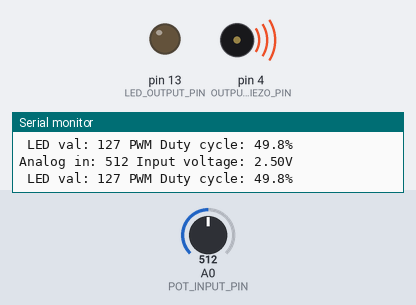
The sketch below on a simulated Arduino Uno, built with avr-gcc and run on an emulated ATmega328P. On the bench: output pins drawn as LEDs (lit = HIGH), buzzer (waves = sounding), the last lines printed to the serial monitor. Inputs (shaded band) come from the test bench; at power-on: A0 (POT_INPUT_PIN) = 512.

Above: at 1.2 s.
1.3 s: A0 (POT_INPUT_PIN) set to 0
At 1.7 s:
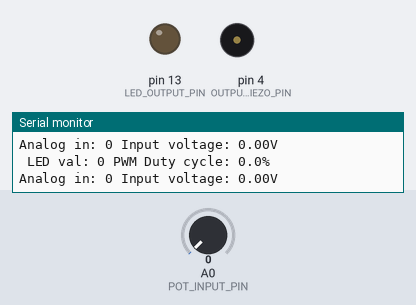
2.8 s: A0 (POT_INPUT_PIN) set to 716
At 3.2 s:
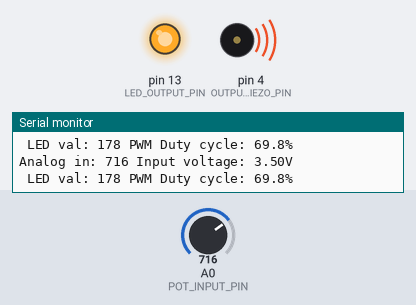
4.4 s: A0 (POT_INPUT_PIN) set to 526
At 4.9 s:
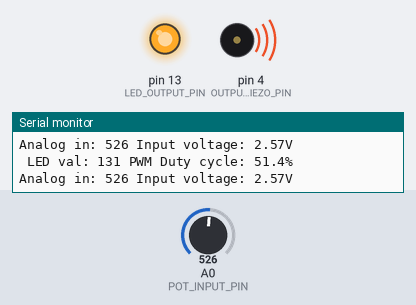
7.4 s: A0 (POT_INPUT_PIN) set to 504
At 8.5 s:
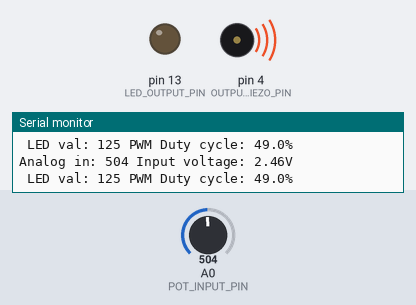
10.4 s: A0 (POT_INPUT_PIN) set to 900
At 10.9 s:
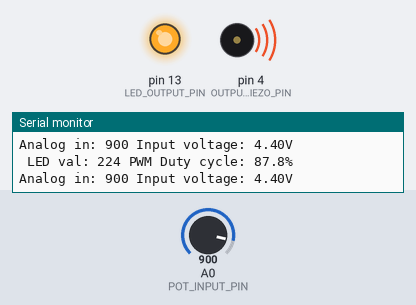
13.4 s: A0 (POT_INPUT_PIN) set to 511
At 14.4 s:
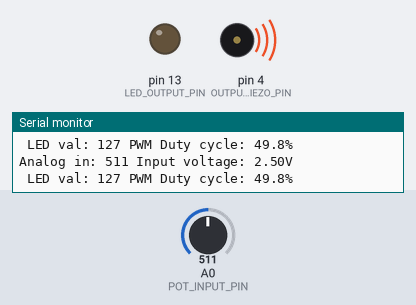
Timing chart, 0 to 16.4 s (numbered marks = the images above; inputs shaded):
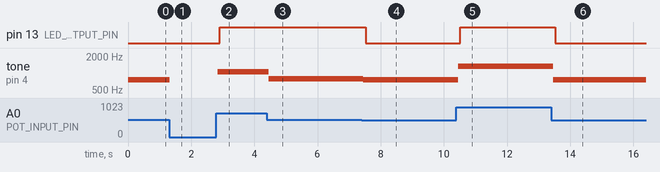

The sketch:

TrimpotLEDWithTone.ino
```cpp
/*
 * This example reads in a potentiometer value (from A0) and sets the brightness
 * of an LED (hooked up to Pin 3).
 *
 * The analogWrite() function uses PWM, so if you want to change the pin you're
 * using, be sure to use another PWM capable pin. On the Arduino Uno, the PWM pins
 * are identified with a "~" sign, like ~3, ~5, ~6, ~9, ~10 and ~11. For other Arduino
 * boards, please consult the pin layout data sheet.
 *
 * By Jon E. Froehlich
 * @jonfroehlich
 * http://makeabilitylab.io
 *
 * For a walkthrough and circuit diagram, see:
 * https://makeabilitylab.github.io/physcomp/arduino/potentiometers.html
 *
 */

// The Arduino Uno ADC is 10 bits (thus, 0 - 1023 values)
#define MAX_ANALOG_INPUT_VAL 1023

const int LED_OUTPUT_PIN = 13;
const int POT_INPUT_PIN = A0;
const int OUTPUT_PIEZO_PIN = 4;

void setup() {
  pinMode(LED_OUTPUT_PIN, OUTPUT);
  Serial.begin(9600);
}

void loop() {

  // read the potentiometer value
  int potVal = analogRead(POT_INPUT_PIN);

  // Convert potentiometer value to a frequency to play
  // https://www.arduino.cc/reference/en/language/functions/advanced-io/tone/
  // The lowest possible frequency is 31
  int freq = map(potVal, 0, 1023, 31, 1500); // change min/max freq here

  // only play sound if above 0
  if(potVal > 0){
    tone(OUTPUT_PIEZO_PIN, freq);
  }else{
    noTone(OUTPUT_PIEZO_PIN);
  }

  // the analogRead on the Arduino Uno goes from 0 to 1023. We need to remap
  // this value to the smaller range (0-255) since the analogWrite function can
  // only write out 0-255 (a byte--2^8). The map function provides a linear
  // mapping to do this (however, a better way would likely be some sort of
  // non-linear mapping given that perceived LED brightness is not linear with current,
  // perhaps logarithmic)
  int ledVal = map(potVal, 0, MAX_ANALOG_INPUT_VAL, 0, 255);

  float analogInVoltage = potVal * (5.0 / 1023.0);

  // print the raw pot value and the converted led value
  Serial.print("Analog in: ");
  Serial.print(potVal);
  Serial.print(" Input voltage: ");
  Serial.print(analogInVoltage);
  Serial.println("V");
  Serial.print(" LED val: ");
  Serial.print(ledVal);
  Serial.print(" PWM Duty cycle: ");
  Serial.print(ledVal/255.0 * 100, 1);
  Serial.println("%");

  // write out the LED value. This value is translated to voltage by:
  // voltageVal = max_voltage * val/255 or voltageVal = 3.3V * val/255 in
  // the case of a 3.3V board
  analogWrite(LED_OUTPUT_PIN, ledVal);

  delay(10);
}
```

Measured:
- the behaviour switches between 514 and 513 on A0 (POT_INPUT_PIN) (found by bisection; images 3 and 4)
- after the input at 1.3 s, tone on pin 4 (OUTPUT_PIEZO_PIN): 766 Hz → silent at once
- after the input at 2.8 s, pin 13 (LED_OUTPUT_PIN): LOW → HIGH after 0.10 s; tone on pin 4 (OUTPUT_PIEZO_PIN): silent → 1059 Hz at once
- after the input at 4.4 s, tone on pin 4 (OUTPUT_PIEZO_PIN): 1059 Hz → 786 Hz after 0.05 s
- after the input at 7.4 s, pin 13 (LED_OUTPUT_PIN): HIGH → LOW after 0.12 s; tone on pin 4 (OUTPUT_PIEZO_PIN): 786 Hz → 754 Hz after 0.05 s
- after the input at 10.4 s, pin 13 (LED_OUTPUT_PIN): LOW → HIGH after 0.12 s; tone on pin 4 (OUTPUT_PIEZO_PIN): 754 Hz → 1323 Hz after 0.05 s
- after the input at 13.4 s, pin 13 (LED_OUTPUT_PIN): HIGH → LOW after 0.12 s; tone on pin 4 (OUTPUT_PIEZO_PIN): 1323 Hz → 764 Hz after 0.06 s
